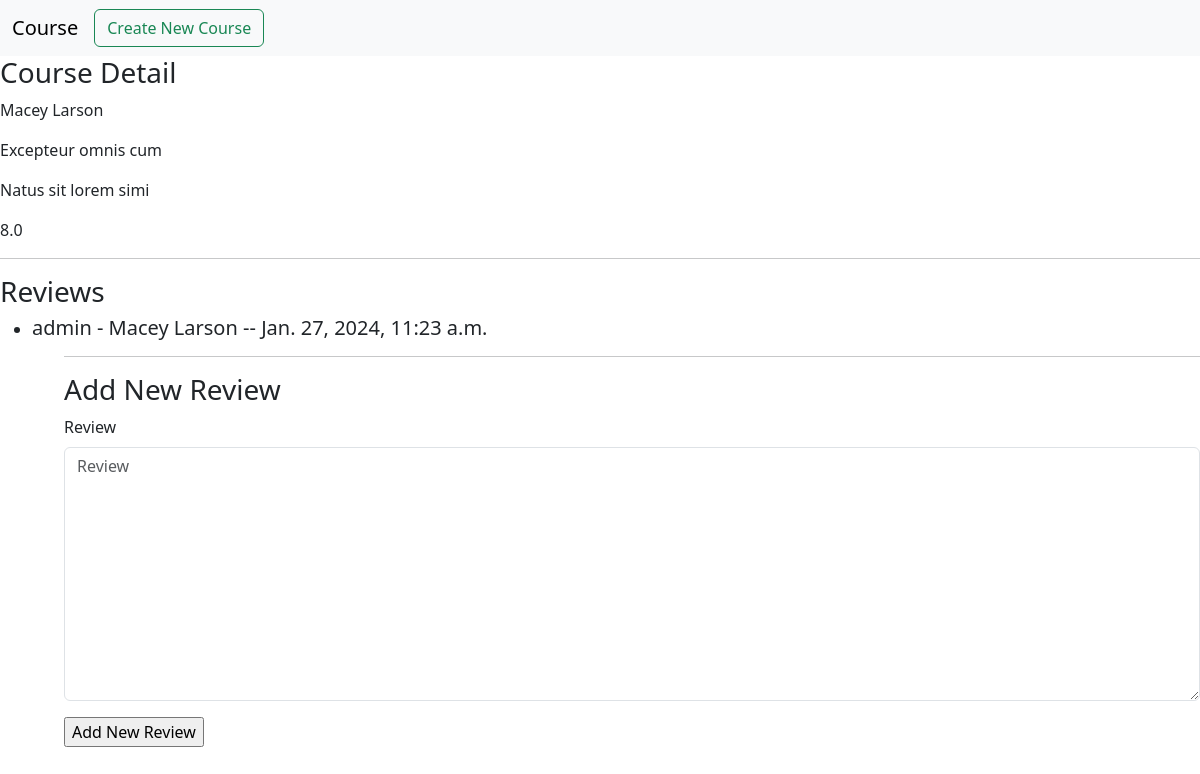
The page /course/1 on the database its author committed.
### Course/models.py (models this page shows, shortened)
class Course(models.Model):
    name= models.CharField(max_length=200,blank=True, null=True)
    subtitle= models.name = models.CharField(max_length=300,blank=True, null=True)
    discription = models.TextField(max_length= 1000)
    price = models.FloatField(max_length=10)
    categorie = models.ForeignKey(Categories , related_name="course_categorie" , on_delete=models.CASCADE,null=True)
    tags = TaggableManager()
    def __str__(self):
        return  f'{self.name}'

class Reviews(models.Model):
    user = models.ForeignKey(User, related_name='user_review', on_delete=models.SET_NULL, null=True,blank=True)
    course = models.ForeignKey(Course, related_name='course_review', on_delete=models.CASCADE,null=True,blank=True)
    review = models.TextField(max_length=400)
    rate = models.IntegerField(null=True,blank=True)
    created_at = models.DateTimeField(default=timezone.now)

### Course/views.py (the view)
# urls.py: path('course/<int:pk>', course_detail),
def course_detail(request,pk):
    data = Course.objects.get(id=pk)
    course_review = Reviews.objects.filter(course=data)
    if request.method == 'POST':
        form = ReviewForm(request.POST)
        if form.is_valid():
            myform = form.save(commit=False)
            myform.user= request.user
            myform.review = data
            myform.save()
    else:
       form = ReviewForm()
    return render(request,'Course/course_detail.html',{'data':data,'form':form,'course_review':course_review})

### Course/forms.py
class ReviewForm(forms.ModelForm):
    class Meta:
         model= Reviews
         fields = ['review']

### Course/templates/Course/course_detail.html (shortened to what this page needs)
{% load django_bootstrap5 %}
<html lang="en">
  <head>
    <link href="https://cdn.jsdelivr.net/npm/bootstrap@5.3.2/dist/css/bootstrap.min.css" rel="stylesheet">
  </head>
  <body>
<nav class="navbar navbar-expand-lg bg-body-tertiary">
    <div class="container-fluid">
      <a class="navbar-brand" href="#">Course</a>
      <div class="collapse navbar-collapse" id="navbarSupportedContent">
    <a class="btn btn-outline-success" href="/course/new">Create New Course</a>
      </div>
    </div>
  </nav>
<h3>Course Detail</h3>
<p>{{data.name}}</p>
<p>{{data.subtitle}}</p>
</p>{{data.discription}}</p>
</p>{{data.price}}</p>
<hr/>
<h3>Reviews</h3>
    <ul>
        {% for review in  course_review %}
            <li>
                <h5>{{review.user}} - {{review.course}} -- {{review.created_at}}</h5>
            </li>
        {% endfor %}
    <ul/>
 <hr/>
<h3>Add New Review</h3>
<form method="post"  enctype="multipart/form-data">
    {% bootstrap_form form %}
    <input type="submit" value = "Add New Review">
</form>

### rows shown on the page
Course: name "Macey Larson", subtitle "Excepteur omnis cum", discription "Natus sit lorem simi", price "8.0"
Reviews: user "admin", course "Macey Larson", created_at "Jan. 27, 2024, 11:23 a.m."
